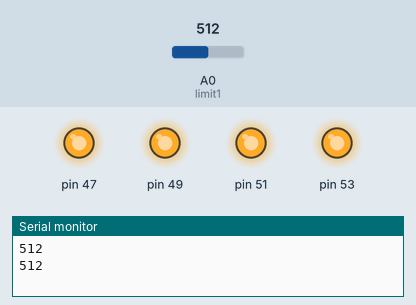
The sketch below on a simulated Arduino Mega 2560, built with avr-gcc and run on an emulated ATmega2560. Parts: output pins drawn as LEDs (lit = HIGH), the last lines printed to the serial monitor. Dashed ring = blinking. The inputs (shaded band) are chosen by the test bench; at power-on: A0 (limit1) = 512.

Above: at 2.8 s.
2.9 s: A0 (limit1) set to 0
At 3.3 s:
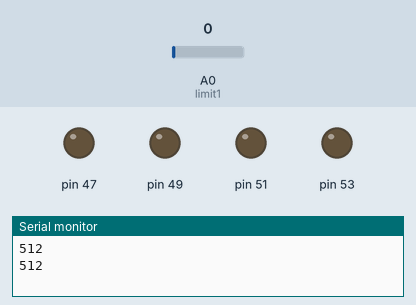
5.6 s: A0 (limit1) set to 64
At 6.4 s:
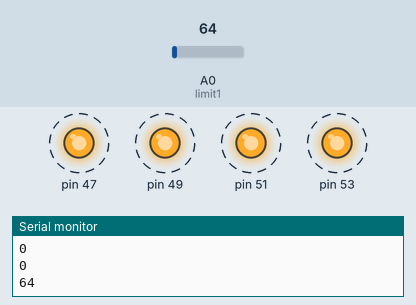
Timing chart, 0 to 17.6 s (numbered marks = the images above; inputs shaded):
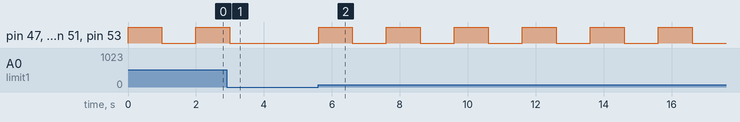

The sketch:

relay.ino
```cpp
int limit1 = 54;


void setup() {
  // put your setup code here, to run once:
    pinMode(47,OUTPUT);
        pinMode(49,OUTPUT);
            pinMode(51,OUTPUT);
                pinMode(53,OUTPUT);
        pinMode(limit1,INPUT);
        Serial.begin(9600);

}

void loop() {


  int leftpickmax = analogRead(limit1);
  Serial.println(leftpickmax);


//   put your main code here, to run repeatedly:
if(leftpickmax!=0){
    digitalWrite(47,HIGH);
  digitalWrite(49,HIGH);
  digitalWrite(51,HIGH);
  digitalWrite(53,HIGH);
  delay(1000);
        digitalWrite(47,LOW);
  digitalWrite(49,LOW);
  digitalWrite(51,LOW);
  digitalWrite(53,LOW);
  delay(1000);
}
else{
          digitalWrite(47,LOW);
  digitalWrite(49,LOW);
  digitalWrite(51,LOW);
  digitalWrite(53,LOW);
  }
}
```

Measured:
- after the input at 2.9 s, pin 47, pin 49, pin 51, pin 53: goes on until 3.0 s, then stays LOW
- after the input at 5.6 s, pin 47, pin 49, pin 51, pin 53: alternates HIGH for 1.0 s and LOW for 1.0 s, starting at once
